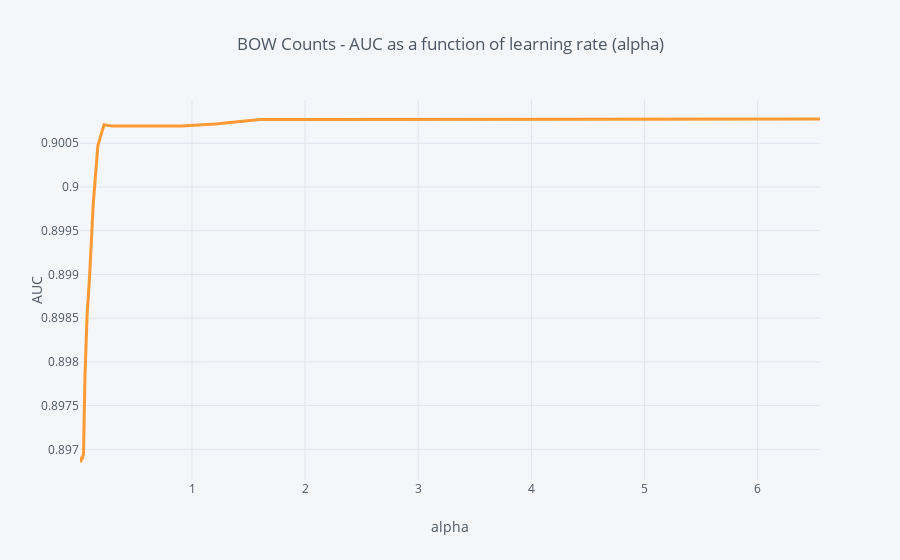

Here is the notebook cell this chart was saved with:
### Code cell
cv_results = DataFrame(auc_by_alpha, columns = ['alpha', 'AUC'])
cv_results.query('alpha < 8').set_index('alpha').AUC.iplot(title = 'BOW Counts - AUC as a function of learning rate (alpha)', xTitle = 'alpha', yTitle = 'AUC', width = 3, hline=(0,0))

### Figure 1 — Plotly figure (JSON) as saved in the notebook; plotly's stock layout.template omitted (floating-point values rounded to 4 significant figures)
{"data": [{"line": {"color": "rgba(255, 153, 51, 1.0)", "dash": "solid", "shape": "linear", "width": 3}, "mode": "lines", "name": "AUC", "text": "", "type": "scatter", "x": [0.01, 0.01326, 0.01758, 0.0233, 0.03089, 0.04095, 0.05429, 0.07197, 0.09541, 0.1265, 0.1677, 0.2223, 0.2947, 0.3907, 0.5179, 0.6866, 0.9103, 1.207, 1.6, 2.121, 2.812, 3.728, 4.942, 6.551], "y": [0.8969, 0.8969, 0.8969, 0.8969, 0.8969, 0.897, 0.8978, 0.8985, 0.899, 0.8998, 0.9005, 0.9007, 0.9007, 0.9007, 0.9007, 0.9007, 0.9007, 0.9007, 0.9008, 0.9008, 0.9008, 0.9008, 0.9008, 0.9008]}], "layout": {"autosize": true, "legend": {"bgcolor": "#F5F6F9", "font": {"color": "#4D5663"}}, "paper_bgcolor": "#F5F6F9", "plot_bgcolor": "#F5F6F9", "shapes": [{"line": {"color": "#db4052", "dash": "solid", "width": 1}, "type": "line", "x0": 0, "x1": 1, "xref": "paper", "y0": [0, 0], "y1": [0, 0], "yref": "y"}], "title": {"font": {"color": "#4D5663"}, "text": "BOW Counts - AUC as a function of learning rate (alpha)"}, "xaxis": {"autorange": true, "gridcolor": "#E1E5ED", "range": [0.01, 6.551], "showgrid": true, "tickfont": {"color": "#4D5663"}, "title": {"font": {"color": "#4D5663"}, "text": "alpha"}, "type": "linear", "zerolinecolor": "#E1E5ED"}, "yaxis": {"autorange": true, "gridcolor": "#E1E5ED", "range": [0.8966, 0.901], "showgrid": true, "tickfont": {"color": "#4D5663"}, "title": {"font": {"color": "#4D5663"}, "text": "AUC"}, "type": "linear", "zerolinecolor": "#E1E5ED"}}}
